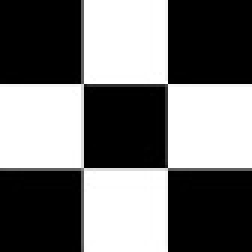
#> input picture Media/checkboard_84x84.jpg, 84 x 84 px, found by its file name (shown 3 times larger)
$ python 01_basic.py
#> lines starting #> are read from the running program, lines starting #| are printed output that depends on the picture
import cv2 as cv
import matplotlib.pyplot as plt

cb_img = cv.imread(r"Media\checkboard_84x84.jpg",0)
#> cb_img is the input picture: shape (84, 84); min 0, max 255, mean 114.8
print(cb_img)
#> (printed output is left out)

#IMAGE DETAILS
print("Image size: ",cb_img.size)
#| Image size:  7056
print("Image type: ",cb_img.dtype)
#| Image type:  uint8

cv.imshow("Original",cb_img)
cv.waitKey(0)
cv.destroyAllWindows()

plt.imshow(cb_img) #diff colour
plt.show()
plt.imshow(cb_img,cmap="gray") #same colour


#BIGGER CHESS BOARD WITH MORE COLOURS
cb_fuzzy_img = cv.imread(r"Media\fuzzy_cb.png",1)
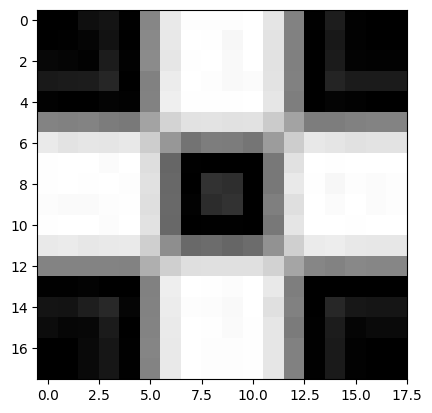
#> input picture Media/fuzzy_cb.png, 432 x 413 px, found by its file name
#> cb_fuzzy_img is the input picture: shape (413, 432, 3); min 0, max 255, mean 161.1
print(cb_fuzzy_img)
#> (printed output is left out)

plt.imshow(cb_fuzzy_img,cmap="gray")
plt.show()
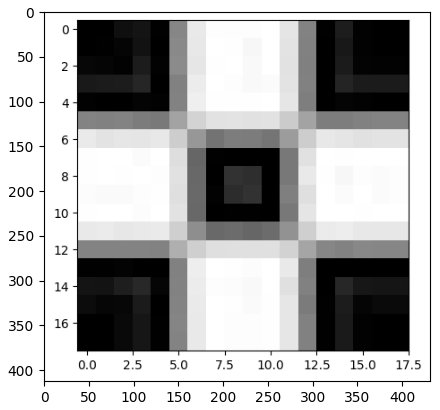
#> figure drawn by matplotlib, 1 panel

#IMSHOW WITH LOOP
w4 = cv.namedWindow("w4")
while True:
    cv.imshow(w4,cb_img)
    keypress = cv.waitKey(1)
#> (key q is pressed here)
    if keypress == ord('q'):
        break
cv.destroyAllWindows()
